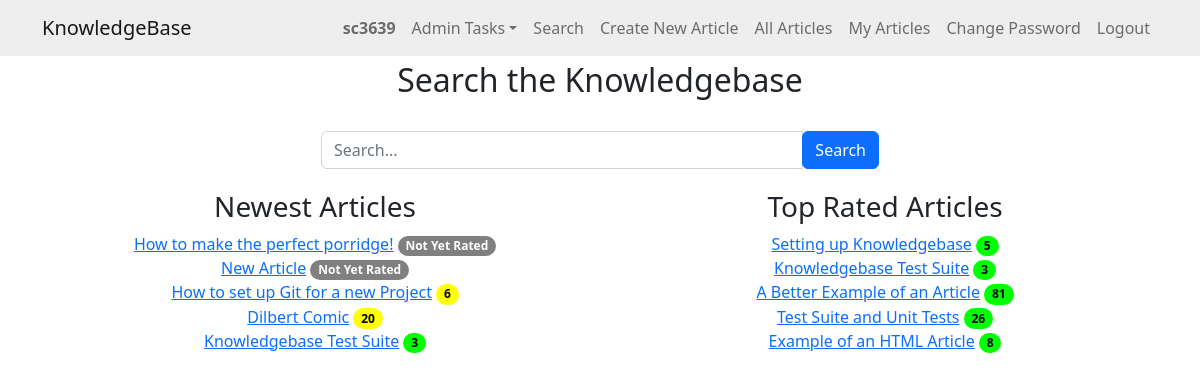
Screenshot of / (signed in) with the database file from the repository.
### knowledge/models.py (models this page shows)
class KBEntry(models.Model):
    title = models.CharField(max_length=255)
    article = models.TextField()
    created_by = models.ForeignKey(
        User, related_name="created_kb_entries", on_delete=models.SET_NULL, null=True
    )
    created_datetime = models.DateTimeField(auto_now_add=True)
    modified_datetime = models.DateTimeField(null=True, blank=True)
    last_modified_by = models.ForeignKey(
        User, related_name="modified_kb_entries", on_delete=models.SET_NULL, null=True
    )
    deleted_datetime = models.DateTimeField(null=True, blank=True)
    deleted_by = models.ForeignKey(
        User,
        related_name="deleted_kb_entries",
        on_delete=models.SET_NULL,
        null=True,
        blank=True,
    )
    upvotes = models.ManyToManyField(
        User, related_name="upvoted_kb_entries", blank=True
    )
    downvotes = models.ManyToManyField(
        User, related_name="downvoted_kb_entries", blank=True
    )
    rating = models.FloatField(default=0.0)
    views = models.PositiveIntegerField(default=0)
    meta_data = models.ManyToManyField("Tag", blank=True)

### knowledge/views.py (the view, shortened to what this page needs)
# urls.py: path("", views.home, name="home"),
@login_required
def home(request):
    search_term = request.GET.get("search", "")
    articles = KBEntry.objects.none()  # Default to no entries
    if len(articles) < 5 or not search_term:
        newest_articles = KBEntry.objects.filter(
            deleted_datetime__isnull=True
        ).order_by("-created_datetime")[:5]
        top_rated_articles = KBEntry.objects.filter(
            deleted_datetime__isnull=True
        ).order_by("-rating")[:5]
    else:
        newest_articles = []
        top_rated_articles = []
    context = {
        "entries": articles,
        "newest_articles": newest_articles,
        "top_rated_articles": top_rated_articles,
        "search_term": search_term,
    }
    return render(request, "knowledge/home.html", context)

### knowledge/templates/knowledge/home.html (shortened to what this page needs)
{% extends "knowledge/base.html" %}
{% block content %}
<h2>Search the Knowledgebase</h2>
<br>
<div class="mb-3 col-md-6 offset-md-3">
    <form method="GET" class="form-inline">
        <div class="input-group">
            <input type="text" name="search" value="{{ search_term }}" placeholder="Search..." class="form-control" />
            <div class="input-group-append">
                <button type="submit" class="btn btn-primary">Search</button>
            </div>
        </div>
    </form>
</div>
{% if not entries or entries|length < 5 %} <div class="row">
    <div class="col-md-6 text-center">
        <h3>Newest Articles</h3>
        {% for article in newest_articles %}
        <a href="{% url 'article_detail' article.id %}">{{ article.title|truncatechars:50 }}</a>
        {% if article.rating == 0.0 and article.downvotes.count == 0 %}
        <span class="badge rounded-pill badge-norating">Not Yet Rated</span>
        {% else %}
        {% if article.rating >= 75 %}
        <span class="badge rounded-pill badge-green">{{ article.views }}</span>
        {% elif article.rating >= 50 %}
        <span class="badge rounded-pill badge-yellow">{{ article.views }}</span>
        {% elif article.rating >= 25 %}
        <span class="badge rounded-pill badge-orange">{{ article.views }}</span>
        {% else %}
        <span class="badge rounded-pill badge-red">{{ article.views }}</span>
        {% endif %}
        {% endif %}
        <br>
        {% endfor %}
    </div>
    <div class="col-md-6 text-center">
        <h3>Top Rated Articles</h3>
        {% for article in top_rated_articles %}
        <a href="{% url 'article_detail' article.id %}">{{ article.title|truncatechars:50 }}</a>
        {% if article.rating == 0.0 and article.downvotes.count == 0 %}
        <span class="badge rounded-pill badge-norating">Not Yet Rated</span>
        {% else %}
        {% if article.rating >= 75 %}
        <span class="badge rounded-pill badge-green">{{ article.views }}</span>
        {% elif article.rating >= 50 %}
        <span class="badge rounded-pill badge-yellow">{{ article.views }}</span>
        {% elif article.rating >= 25 %}
        <span class="badge rounded-pill badge-orange">{{ article.views }}</span>
        {% else %}
        <span class="badge rounded-pill badge-red">{{ article.views }}</span>
        {% endif %}
        {% endif %}
        <br>
        {% endfor %}
    </div>
    </div>
    {% endif %}
    {% endblock %}

### knowledge/templates/knowledge/base.html (shortened to what this page needs)
<!DOCTYPE html>
<html lang="en">
<head>
    {% load static %}
    <link href="https://cdn.jsdelivr.net/npm/bootstrap@5.2.3/dist/css/bootstrap.min.css" rel="stylesheet" />
    <link rel="stylesheet" href="https://cdn.jsdelivr.net/npm/alertifyjs@1.13.1/build/css/alertify.min.css" />
    <link rel="stylesheet" href="https://cdn.jsdelivr.net/npm/alertifyjs@1.13.1/build/css/themes/default.min.css" />
    <link href="//cdn.quilljs.com/1.3.6/quill.snow.css" rel="stylesheet" />
    <link href="https://cdn.datatables.net/v/bs5/dt-1.13.6/cr-1.7.0/fh-3.4.0/r-2.5.0/sb-1.5.0/datatables.min.css"
        rel="stylesheet" />
    <link rel="stylesheet" href="{% static 'custom.css' %}" />
</head>
<body>
    <nav class="navbar navbar-light navbar-expand-md" style="background-color: #eeeeee">
        <div class="container">
            <a class="navbar-brand" href="/">KnowledgeBase</a>
            <div class="collapse navbar-collapse" id="navbarResponsive">
                <ul class="navbar-nav ms-auto">
                    {% if user.is_authenticated %}
                    <li class="nav-item">
                        <strong><a class="nav-link">{{ user.username }}</a></strong>
                    </li>
                    {% if user.is_staff %}
                    <li class="nav-item dropdown">
                        <a class="nav-link dropdown-toggle" id="navbarDropdownMenuLink" role="button"
                            data-bs-toggle="dropdown" aria-expanded="false">Admin Tasks</a>
                    </li>
                    {% else %}
                    <li class="nav-item">
                        <a class="nav-link" id="logout">(Normal User)</a>
                    </li>
                    {% endif %}
                    <li class="nav-item">
                        <a class="nav-link" href="{% url 'home' %}">Search</a>
                    </li>
                    <li class="nav-item">
                        <a class="nav-link" href="{% url 'create' %}">Create New Article</a>
                    </li>
                    <li class="nav-item">
                        <a class="nav-link" href="{% url 'allarticles' %}">All Articles</a>
                    </li>
                    <li class="nav-item">
                        <a class="nav-link" href="{% url 'my_articles' %}">My Articles</a>
                    </li>
                    <li class="nav-item">
                        <a class="nav-link" href="{% url 'change_password' %}">Change Password</a>
                    </li>
                    <li class="nav-item">
                        <a class="nav-link" id="logout" href="{% url 'confirm_logout' %}">Logout</a>
                    </li>
                    {% endif %}
                </ul>
            </div>
        </div>
    </nav>
    <div class="container">{% block content %} {% endblock %}</div>
</body>
</html>

### static/custom.css (style rules this page uses)
.badge-green { background-color: rgb(0, 255, 0) !important; color: black; }
.badge-yellow { background-color: rgb(255, 255, 0) !important; color: black; }
.badge-norating { background-color: rgb(128, 128, 128) !important; color: white; }
h2, h3 { text-align: center; margin-top:5px !important; }

### rows the page displays
KBEntry: title "How to make the perfect porridge!", rating "Not Yet Rated"
KBEntry: title "New Article", rating "Not Yet Rated"
KBEntry: title "How to set up Git for a new Project", views "6"
KBEntry: title "Dilbert Comic", views "20"
KBEntry: title "Knowledgebase Test Suite", views "3"
KBEntry: title "Setting up Knowledgebase", views "5"
KBEntry: title "A Better Example of an Article", views "81"
KBEntry: title "Test Suite and Unit Tests", views "26"
KBEntry: title "Example of an HTML Article", views "8"

### other values shown
{{ user.username }} "sc3639"
